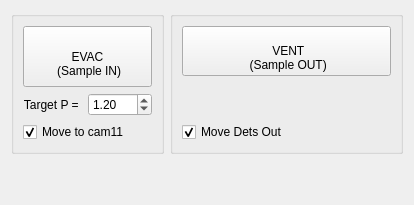
              <widget class="QWidget" name="tab_6">
               <attribute name="title">
                <string>Auto</string>
               </attribute>
               <layout class="QGridLayout" name="gridLayout_105">
                <item row="0" column="0" rowspan="2" colspan="2">
                 <widget class="QGroupBox" name="groupBox_22">
                  <property name="title">
                   <string/>
                  </property>
                  <layout class="QGridLayout" name="gridLayout_88">
                   <item row="0" column="0">
                    <widget class="QPushButton" name="pb_start_pump">
                     <property name="enabled">
                      <bool>true</bool>
                     </property>
                     <property name="sizePolicy">
                      <sizepolicy hsizetype="Preferred" vsizetype="Preferred">
                       <horstretch>0</horstretch>
                       <verstretch>0</verstretch>
                      </sizepolicy>
                     </property>
                     <property name="toolTip">
                      <string>Starts the pumping protocol. Status of all the valves will be checked </string>
                     </property>
                     <property name="styleSheet">
                      <string notr="true"/>
                     </property>
                     <property name="text">
                      <string>     
EVAC   
 (Sample IN)</string>
                     </property>
                    </widget>
                   </item>
                   <item row="1" column="0">
                    <layout class="QGridLayout" name="gridLayout_68">
                     <item row="0" column="0">
                      <widget class="QLabel" name="label_71">
                       <property name="sizePolicy">
                        <sizepolicy hsizetype="Fixed" vsizetype="Preferred">
                         <horstretch>0</horstretch>
                         <verstretch>0</verstretch>
                        </sizepolicy>
                       </property>
                       <property name="text">
                        <string>Target P = </string>
                       </property>
                       <property name="alignment">
                        <set>Qt::AlignRight|Qt::AlignTrailing|Qt::AlignVCenter</set>
                       </property>
                      </widget>
                     </item>
                     <item row="0" column="1">
                      <widget class="QDoubleSpinBox" name="dsb_target_p">
                       <property name="sizePolicy">
                        <sizepolicy hsizetype="Preferred" vsizetype="Fixed">
                         <horstretch>0</horstretch>
                         <verstretch>0</verstretch>
                        </sizepolicy>
                       </property>
                       <property name="minimum">
                        <double>0.100000000000000</double>
                       </property>
                       <property name="maximum">
                        <double>765.000000000000000</double>
                       </property>
                       <property name="singleStep">
                        <double>0.100000000000000</double>
                       </property>
                       <property name="value">
                        <double>1.200000000000000</double>
                       </property>
                      </widget>
                     </item>
                    </layout>
                   </item>
                   <item row="2" column="0">
                    <widget class="QCheckBox" name="cb_sample_ex_cam11_in">
                     <property name="text">
                      <string>Move to cam11</string>
                     </property>
                     <property name="checked">
                      <bool>true</bool>
                     </property>
                    </widget>
                   </item>
                  </layout>
                 </widget>
                </item>
                <item row="0" column="2" rowspan="2">
                 <widget class="QGroupBox" name="groupBox_29">
                  <property name="title">
                   <string/>
                  </property>
                  <layout class="QGridLayout" name="gridLayout_103">
                   <item row="0" column="0">
                    <widget class="QPushButton" name="pb_start_vent">
                     <property name="enabled">
                      <bool>true</bool>
                     </property>
                     <property name="sizePolicy">
                      <sizepolicy hsizetype="Preferred" vsizetype="Preferred">
                       <horstretch>0</horstretch>
                       <verstretch>0</verstretch>
                      </sizepolicy>
                     </property>
                     <property name="toolTip">
                      <string>Status of all the motors and valves will be checked</string>
                     </property>
                     <property name="styleSheet">
                      <string notr="true"/>
                     </property>
                     <property name="text">
                      <string>       
 VENT   
                   (Sample OUT)                  </string>
                     </property>
                    </widget>
                   </item>
                   <item row="2" column="0">
                    <widget class="QCheckBox" name="cb_sample_ex_det_out">
                     <property name="text">
                      <string>Move Dets Out</string>
                     </property>
                     <property name="checked">
                      <bool>true</bool>
                     </property>
                    </widget>
                   </item>
                   <item row="1" column="0">
                    <spacer name="verticalSpacer_16">
                     <property name="orientation">
                      <enum>Qt::Vertical</enum>
                     </property>
                     <property name="sizeHint" stdset="0">
                      <size>
                       <width>20</width>
                       <height>40</height>
                      </size>
                     </property>
                    </spacer>
                   </item>
                  </layout>
                 </widget>
                </item>
                <item row="2" column="2">
                 <spacer name="verticalSpacer_8">
                  <property name="orientation">
                   <enum>Qt::Vertical</enum>
                  </property>
                  <property name="sizeHint" stdset="0">
                   <size>
                    <width>20</width>
                    <height>40</height>
                   </size>
                  </property>
                 </spacer>
                </item>
               </layout>
              </widget>
